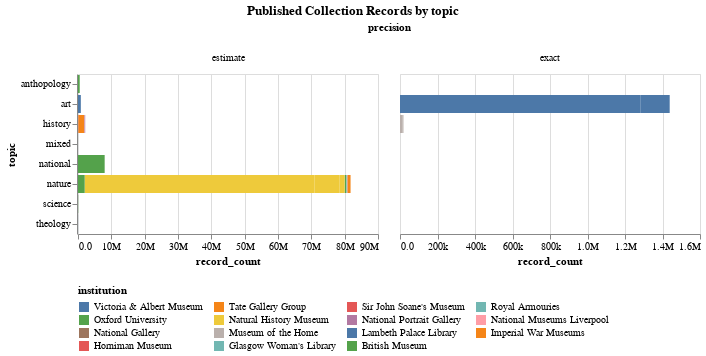

Write notebook code for a chart like this one.
### Code cell
title = alt.TitleParams('Published Collection Records by topic', anchor='middle')
alt.Chart(records_data, title=title).mark_bar().encode(
    column='precision:O',
    x='record_count:Q',
    y='topic:N',
    color=alt.Color('institution:N', sort='descending', legend=alt.Legend(orient='bottom',columns=4))
).properties(width=300).resolve_scale(x='independent').configure(numberFormat='.2s')

### Figure 1 — Vega-Lite specification as saved in the notebook (floating-point values rounded to 4 significant figures)
{"config": {"view": {"continuousWidth": 300, "continuousHeight": 300}, "numberFormat": ".2s"}, "data": {"name": "data-16e7f1d857f42061747460e6ac2ad9d2"}, "mark": {"type": "bar"}, "encoding": {"color": {"field": "institution", "legend": {"columns": 4, "orient": "bottom"}, "sort": "descending", "type": "nominal"}, "column": {"field": "precision", "type": "ordinal"}, "x": {"field": "record_count", "type": "quantitative"}, "y": {"field": "topic", "type": "nominal"}}, "resolve": {"scale": {"x": "independent"}}, "title": {"text": "Published Collection Records by topic", "anchor": "middle"}, "width": 300, "$schema": "https://vega.github.io/schema/vega-lite/v5.17.0.json", "datasets": {"data-16e7f1d857f42061747460e6ac2ad9d2": [{"institution": "Oxford University", "subcollection": "History of Science Museum", "sector": "university", "type": "museum", "topic": "science", "precision": "estimate", "record_count": 33592}, {"institution": "Oxford University", "subcollection": "Museum of Natural History", "sector": "university", "type": "museum", "topic": "nature", "precision": "estimate", "record_count": 505745}, {"institution": "Oxford University", "subcollection": "Pitt Rivers Museum", "sector": "university", "type": "museum", "topic": "anthopology", "precision": "estimate", "record_count": 513107}, {"institution": "Glasgow Woman's Library", "subcollection": "Museum Collections", "sector": "library", "type": "museum", "topic": "mixed", "precision": "estimate", "record_count": 3567}, {"institution": "Victoria & Albert Museum", "subcollection": "Victoria & Albert Museum", "sector": "dcms", "type": "museum", "topic": "art", "precision": "exact", "record_count": 1281326}, {"institution": "Museum of the Home", "subcollection": "Museum of the Home", "sector": "dcms", "type": "museum", "topic": "history", "precision": "exact", "record_count": 12200}, {"institution": "Horniman Museum", "subcollection": "Museum Collection", "sector": "dcms", "type": "museum", "topic": "history", "precision": "estimate", "record_count": 132612}, {"institution": "Imperial War Museums", "subcollection": "Museum Collection", "sector": "dcms", "type": "museum", "topic": "history", "precision": "estimate", "record_count": 1737698}, {"institution": "National Gallery", "subcollection": "Museum Collection", "sector": "dcms", "type": "museum", "topic": "history", "precision": "estimate", "record_count": 2626}, {"institution": "National Museums Liverpool", "subcollection": "Museum Collection", "sector": "dcms", "type": "museum", "topic": "history", "precision": "estimate", "record_count": 73682}, {"institution": "National Portrait Gallery", "subcollection": "Museum Collection", "sector": "dcms", "type": "museum", "topic": "history", "precision": "estimate", "record_count": 220000}, {"institution": "Natural History Museum", "subcollection": "Entomology collections", "sector": "dcms", "type": "museum", "topic": "nature", "precision": "estimate", "record_count": 34000000}, {"institution": "Natural History Museum", "subcollection": "Botany collections", "sector": "dcms", "type": "museum", "topic": "nature", "precision": "estimate", "record_count": 6000000}, {"institution": "Natural History Museum", "subcollection": "Zooology collections", "sector": "dcms", "type": "museum", "topic": "nature", "precision": "estimate", "record_count": 29000000}, {"institution": "Natural History Museum", "subcollection": "Palaeontology collections", "sector": "dcms", "type": "museum", "topic": "nature", "precision": "estimate", "record_count": 7000000}, {"institution": "Natural History Museum", "subcollection": "Mineralogy collections", "sector": "dcms", "type": "museum", "topic": "nature", "precision": "estimate", "record_count": 500000}, {"institution": "Natural History Museum", "subcollection": "Library and archive collections", "sector": "dcms", "type": "library", "topic": "nature", "precision": "estimate", "record_count": 1500000}, {"institution": "Royal Armouries", "subcollection": "Museum Collection", "sector": "dcms", "type": "museum", "topic": "nature", "precision": "estimate", "record_count": 65627}, {"institution": "Royal Armouries", "subcollection": "Library Collection", "sector": "dcms", "type": "library", "topic": "nature", "precision": "estimate", "record_count": 65627}, {"institution": "Royal Armouries", "subcollection": "Archive Collection", "sector": "dcms", "type": "archive", "topic": "nature", "precision": "estimate", "record_count": 130130}, {"institution": "Sir John Soane's Museum", "subcollection": "Museum Collection", "sector": "dcms", "type": "museum", "topic": "nature", "precision": "estimate", "record_count": 57164}, {"institution": "Sir John Soane's Museum", "subcollection": "Library Collection", "sector": "dcms", "type": "library", "topic": "nature", "precision": "estimate", "record_count": 57164}, {"institution": "Sir John Soane's Museum", "subcollection": "Archive Collection", "sector": "dcms", "type": "archive", "topic": "nature", "precision": "estimate", "record_count": 0}, {"institution": "Tate Gallery Group", "subcollection": "Museum Collection", "sector": "dcms", "type": "museum", "topic": "nature", "precision": "estimate", "record_count": 79236}, {"institution": "Tate Gallery Group", "subcollection": "Archive Collection", "sector": "dcms", "type": "archive", "topic": "nature", "precision": "estimate", "record_count": 807060}, {"institution": "British Museum", "subcollection": "Museum Collection", "sector": "dcms", "type": "museum", "topic": "nature", "precision": "estimate", "record_count": 2000000}, {"institution": "Oxford University", "subcollection": "History of Science Museum", "sector": "university", "type": "museum", "topic": "science", "precision": "estimate", "record_count": 21011}, {"institution": "Oxford University", "subcollection": "Bodleian Library", "sector": "university", "type": "library", "topic": "national", "precision": "estimate", "record_count": 8000000}, {"institution": "Lambeth Palace Library", "subcollection": "Sion College Collections", "sector": "library", "type": "library", "topic": "theology", "precision": "estimate", "record_count": 15000}, {"institution": "Victoria & Albert Museum", "subcollection": "National Art Library", "sector": "dcms", "type": "library", "topic": "art", "precision": "estimate", "record_count": 849000}, {"institution": "Museum of the Home", "subcollection": "Library Collection", "sector": "dcms", "type": "library", "topic": "history", "precision": "exact", "record_count": 6290}, {"institution": "Victoria & Albert Museum", "subcollection": "Victoria & Albert Museum Archives", "sector": "dcms", "type": "archive", "topic": "art", "precision": "exact", "record_count": 157054}]}}
